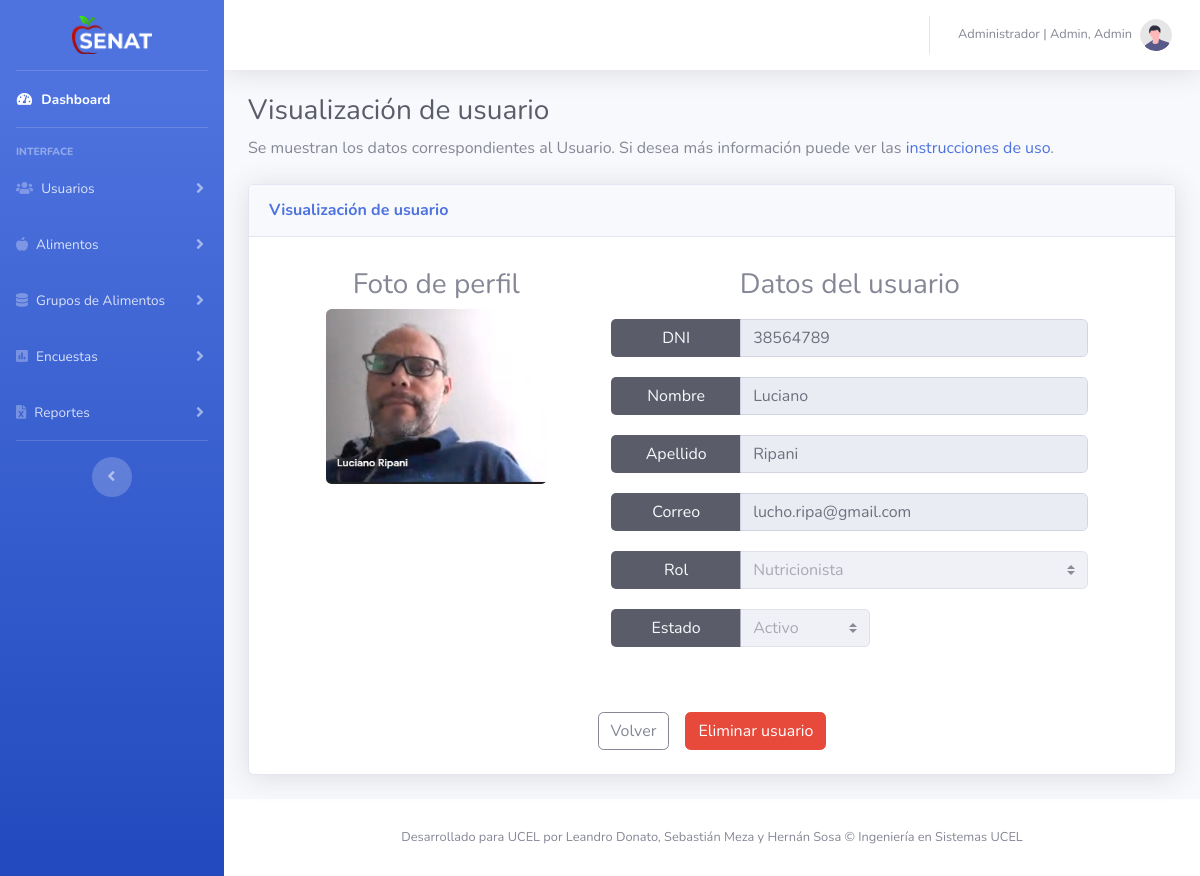
/assets/pages/Usuarios/visualizacionUsuarios.php?visualizarUsuario=12 (signed in), run on the app's committed database.
### tables this page shows
CREATE TABLE `usuario` (
  `idusuario` int(11) NOT NULL,
  `dni` varchar(200) NOT NULL,
  `clave` varchar(200) NOT NULL,
  `nombre` varchar(200) NOT NULL,
  `apellido` varchar(200) NOT NULL,
  `rol` varchar(200) NOT NULL,
  `correo` varchar(200) NOT NULL,
  `foto` varchar(200) NOT NULL,
  `estado` int(1) NOT NULL
);

### assets/pages/Usuarios/visualizacionUsuarios.php (the view, shortened to what this page needs)
<?php
include("../../../includes/conectar.php");
include("../../../utils/menu.php");
include("../../../utils/navbar.php");
include("../../../utils/footer.php");
$idUsuarioEdit = $_SESSION['visualizarUsuario'];
$userEditQuery = mysqli_query($conect, "SELECT * FROM usuario WHERE idusuario='$idUsuarioEdit'");
$userEdit = mysqli_fetch_assoc($userEditQuery);
if ($userEdit['rol'] == 1) {
  $rol = 'Administrador';
} else {
  $rol = 'Nutricionista';
}
if ($userEdit['estado'] == 1) {
  $estado = 'Activo';
} else {
  $estado = 'Inactivo';
}
?>
<!DOCTYPE html>
<html lang="es">
<head>
  <link href="../../../vendor/fontawesome-free/css/all.min.css" rel="stylesheet" type="text/css">
  <link href="../../../css/sb-admin-2.min.css" rel="stylesheet">
  <link href="../../../css/estilos.css" rel="stylesheet">
</head>
<body id="page-top">
  <div id="wrapper">
    <?php
    echo $menuUsuarios;
    ?>
    <div id="content-wrapper" class="d-flex flex-column">
      <div id="content">
        <?php
        echo $navbar;
        ?>
        <div class="container-fluid">
          <h1 class="h3 mb-2 text-gray-800">Visualización de usuario</h1>
          <p class="mb-4">Se muestran los datos correspondientes al Usuario. Si desea más información puede
            ver las <a target="_blank" href="#">instrucciones de uso</a>.</p>
          <div class="card shadow mb-4">
            <div class="card-header py-3">
              <h6 class="m-0 font-weight-bold text-primary">Visualización de usuario</h6>
            </div>
            <form action="editarUsuario.php" method="POST" enctype="multipart/form-data" class="form-inline d-flex flex-column align-items-center">
              <div class="row m-3 justify-content-center">
                <div class="col-lg-4 col-md-4 col-sm-12">
                  <div class="alimento__fotoPrincipal">
                    <h3>Foto de perfil</h3>
                    <?php
                    if($userEdit['foto']!=''){
                    echo '
                    <img src="../../img/ImgUsuarios/'.$userEdit['dni'].'.jpg" width="350" class="img-fluid rounded mb-2" alt="foodImage">
                      ';
                    }else{
                      echo '
                      <img src="../../img/ImgUsuarios/undraw_profile.svg" width="350" class="img-fluid rounded mb-2" alt="foodImage">
                    ';
                    }
                    ?>
                  </div>
                </div>
                <div class="col-lg-8 col-md-4 col-sm-12">
                  <div class="alimento__dataInicial">
                    <h3>Datos del usuario</h3>
                    <div class="input-group">
                      <div class="input-group-prepend">
                        <span class="input-group-text bg-dark text-light labelMacroMicroNut" id="basic-addon1" title="Documento de identidad">DNI</span>
                      </div>
                      <input disabled type="number" class="form-control" placeholder="Ingrese su DNI..." aria-describedby="basic-addon1" name="dni" title="DNI (sin puntos ni espacios)" value="<?php echo $userEdit['dni']; ?>">
                    </div>
                    <div class="input-group">
                      <div class="input-group-prepend">
                        <span class="input-group-text bg-dark text-light labelMacroMicroNut" id="basic-addon1">Nombre</span>
                      </div>
                      <input disabled type="text" class="form-control" placeholder="Ingrese su nombre..." aria-describedby="basic-addon1" name="nombre" value="<?php echo $userEdit['nombre']; ?>">
                    </div>
                    <div class="input-group">
                      <div class="input-group-prepend">
                        <span class="input-group-text bg-dark text-light labelMacroMicroNut" id="basic-addon1">Apellido</span>
                      </div>
                      <input disabled type="text" class="form-control" placeholder="Ingrese su apellido..." aria-describedby="basic-addon1" name="apellido" value="<?php echo $userEdit['apellido']; ?>">
                    </div>
                    <div class="input-group">
                      <div class="input-group-prepend">
                        <span class="input-group-text bg-dark text-light labelMacroMicroNut" id="basic-addon1">Correo</span>
                      </div>
                      <input disabled type="email" class="form-control" placeholder="Ingrese su correo..." aria-describedby="basic-addon1" name="correo" value="<?php echo $userEdit['correo']; ?>">
                    </div>
                    <div class="input-group">
                      <div class="input-group-prepend">
                        <span class="input-group-text bg-dark text-light labelMacroMicroNut" id="basic-addon1">Rol</span>
                      </div>
                      <select disabled name="rol" class="custom-select" id="inputGroupSelect01">
                        <option selected value="<?php echo $userEdit['rol']; ?>"><?php echo $rol; ?></option>
                      </select>
                    </div>
                    <div class="input-group">
                      <div class="input-group-prepend">
                        <span class="input-group-text bg-dark text-light labelMacroMicroNut" id="basic-addon1">Estado</span>
                      </div>
                      <div>
                        <select disabled name="estado" class="custom-select inputCantGeneral" id="inputGroupSelect01">
                          <option selected value="<?php echo $userEdit['estado']; ?>"><?php echo $estado; ?></option>
                        </select>
                      </div>
                    </div>
                  </div>
                </div>
              </div>
              <div class="row m-3 justify-content-center">
                <div class="col-lg-12 col-md-12 col-sm-12">
                  <div class="buttons__AlimentoAlta">
                    <a class="btn btn-outline-secondary m-2" href="gestionUsuarios.php" role="button">Volver</a>
                    <a class="btn btn-danger m-2" href="#" data-toggle="modal" data-target="#deleteUser" role="button">Eliminar usuario</a>
                  </div>
                </div>
              </div>
          </div>
        </div>
      </div>
      <?php
      echo $footer;
      ?>
    </div>
  </div>
</body>
</html>

### utils/navbar.php (shortened to what this page needs)
<?php
$u=$_SESSION['user'];
$c=mysqli_query($conect, "SELECT * FROM usuario WHERE dni='$u'");
$a=mysqli_fetch_assoc($c);
if($a['rol']==1){
  $rol='Administrador';
}else{
  $rol='Nutricionista';
}
if($a['foto']==''){
  $foto='undraw_profile.svg';
}else{
  $foto=$a['dni'].'.jpg';
}
$navbar='
<nav class="navbar navbar-expand navbar-light bg-white topbar mb-4 static-top shadow">
  <button id="sidebarToggleTop" class="btn btn-link d-md-none rounded-circle mr-3">
    <i class="fa fa-bars"></i>
  </button>
  <ul class="navbar-nav ml-auto">
    <div class="topbar-divider d-none d-sm-block"></div>
    <li class="nav-item dropdown no-arrow">
      <a class="nav-link dropdown-toggle" href="#" id="userDropdown" role="button" data-toggle="dropdown"
        aria-haspopup="true" aria-expanded="false">
        <span class="mr-2 d-none d-lg-inline text-gray-600 small">'.$rol.' | '.$a['apellido'].', '.$a['nombre'].'</span>
        <img class="img-profile rounded-circle" src="../../img/ImgUsuarios/'.$foto.'">
        </a>
      <div class="dropdown-menu dropdown-menu-right shadow animated--grow-in" aria-labelledby="userDropdown">
        <a class="dropdown-item" href="#" data-toggle="modal" data-target="#logoutModal">
          <i class="fas fa-sign-out-alt fa-sm fa-fw mr-2 text-gray-400"></i>
          Cerrar sesión
        </a>
      </div>
    </li>
  </ul>
</nav>
';
?>

### css/estilos.css (style rules this page uses)
p { margin: 0; }
.row { margin: 0; }
.alimento__fotoPrincipal { display: flex; flex-direction: column; padding: 15px; justify-content: center; align-items: center; border-radius: 10px; }
.alimento__dataInicial { display: flex; flex-direction: column; text-align: center; padding: 15px; border-radius: 10px; }
.input-group { margin: 10px; width: auto; }
.buttons__AlimentoAlta { display: flex; justify-content: center; }
.labelMacroMicroNut { width: 130px; justify-content: center; border: 0; border-top-left-radius: 5px; border-bottom-left-radius: 5px; }
.inputCantGeneral { border-top-right-radius: 5px !important; border-bottom-right-radius: 5px !important; border-top-left-radius: 0; border-bottom-left-radius: 0; }

### data on the page
usuario: rol "Administrador", apellido "Admin", nombre "Admin"
usuario: dni (picture), dni "38564789", nombre "Luciano", apellido "Ripani", correo "lucho.ripa@gmail.com", rol "Nutricionista", estado "Activo"
